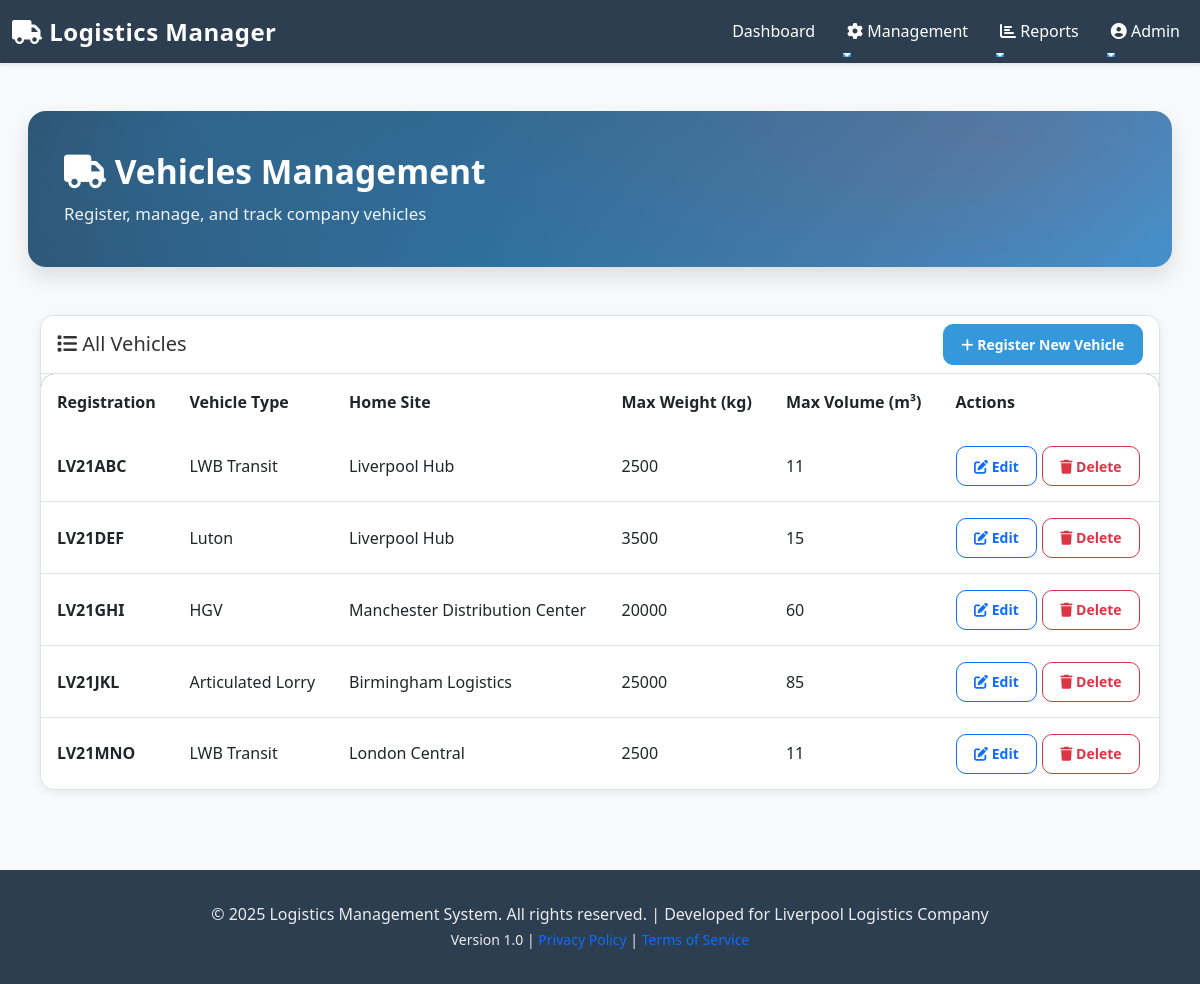
/admin/vehicles.php (signed in), run on the app's committed database.
### tables this page shows
CREATE TABLE IF NOT EXISTS vehicle (
    vehicle_id INT PRIMARY KEY AUTO_INCREMENT,
    registration_number VARCHAR(20) NOT NULL UNIQUE,
    vehicle_type_id INT NOT NULL,
    home_site_id INT NOT NULL,
    notes TEXT,
    created_at TIMESTAMP DEFAULT CURRENT_TIMESTAMP,
    FOREIGN KEY (vehicle_type_id) REFERENCES vehicle_type(vehicle_type_id),
    FOREIGN KEY (home_site_id) REFERENCES site(site_id)
);

CREATE TABLE IF NOT EXISTS vehicle_type (
    vehicle_type_id INT PRIMARY KEY AUTO_INCREMENT,
    type_name VARCHAR(50) NOT NULL UNIQUE,
    max_weight_kg INT NOT NULL, 
    max_volume_m3 INT NOT NULL, 
    description TEXT
);

CREATE TABLE IF NOT EXISTS site (
    site_id INT PRIMARY KEY AUTO_INCREMENT,
    site_name VARCHAR(100) NOT NULL UNIQUE,
    address_line_1 VARCHAR(255) NOT NULL,
    address_city VARCHAR(100) NOT NULL,
    address_postcode VARCHAR(20) NOT NULL,
    contact_phone VARCHAR(20),
    is_active TINYINT(1) DEFAULT 1,
    created_at TIMESTAMP DEFAULT CURRENT_TIMESTAMP
);

### admin/vehicles.php (the view, shortened to what this page needs)
<?php
include '../includes/header.php';
$action = isset($_GET['action']) ? $_GET['action'] : 'list';
$vehicles = $conn->query("
    SELECT v.vehicle_id, v.registration_number, vt.type_name, s.site_name, vt.max_weight_kg, vt.max_volume_m3
    FROM vehicle v
    JOIN vehicle_type vt ON v.vehicle_type_id = vt.vehicle_type_id
    JOIN site s ON v.home_site_id = s.site_id
    ORDER BY v.registration_number ASC
");
?>
<div class="container-fluid">
    <section class="page-header mb-5">
        <div class="container">
            <h1><i class="fas fa-truck"></i> Vehicles Management</h1>
            <p class="lead">Register, manage, and track company vehicles</p>
        </div>
    </section>
    <div class="container-fluid">
        <?php if ($action === 'list'): ?>
            <div class="card mb-5">
                <div class="card-header d-flex justify-content-between align-items-center">
                    <h5 class="mb-0"><i class="fas fa-list"></i> All Vehicles</h5>
                    <a href="vehicles.php?action=create" class="btn btn-primary btn-sm">
                        <i class="fas fa-plus"></i> Register New Vehicle
                    </a>
                </div>
                <div class="table-responsive">
                    <table class="table table-hover mb-0">
                        <thead>
                            <tr>
                                <th>Registration</th>
                                <th>Vehicle Type</th>
                                <th>Home Site</th>
                                <th>Max Weight (kg)</th>
                                <th>Max Volume (m³)</th>
                                <th>Actions</th>
                            </tr>
                        </thead>
                        <tbody>
                            <?php while ($vehicle = $vehicles->fetch_assoc()): ?>
                                <tr>
                                    <td><strong><?php echo htmlspecialchars($vehicle['registration_number']); ?></strong></td>
                                    <td><?php echo htmlspecialchars($vehicle['type_name']); ?></td>
                                    <td><?php echo htmlspecialchars($vehicle['site_name']); ?></td>
                                    <td><?php echo (int)$vehicle['max_weight_kg']; ?></td>
                                    <td><?php echo (int)$vehicle['max_volume_m3']; ?></td>
                                    <td>
                                        <a href="vehicles.php?action=edit&id=<?php echo $vehicle['vehicle_id']; ?>" class="btn btn-sm btn-outline-primary">
                                            <i class="fas fa-edit"></i> Edit
                                        </a>
                                        <form method="POST" style="display: inline;">
                                            <button type="submit" class="btn btn-sm btn-outline-danger" onclick="return confirm('Are you sure?');">
                                                <i class="fas fa-trash"></i> Delete
                                            </button>
                                        </form>
                                    </td>
                                </tr>
                            <?php endwhile; ?>
                        </tbody>
                    </table>
                </div>
            </div>
        <?php endif; ?>
    </div>
</div>
<?php include '../includes/footer.php'; ?>

### css/styles.css (style rules this page uses)
:root { --primary-color: #2c3e50; --secondary-color: #3498db; --success-color: #27ae60; --warning-color: #f39c12; --danger-color: #e74c3c; --info-color: #3498db; --text-color: #2b2f33; --muted-text: #6c757d; --light-bg: #f6f8fb; --card-bg: #ffffff; --border-color: #e6e9ef; --shadow-sm: 0 2px 8px rgba(16, 24, 40, 0.08); --shadow-md: 0 10px 20px rgba(16, 24, 40, 0.12); --radius-sm: 10px; --radius-md: 14px; --radius-lg: 18px; --transition: all 0.25s ease; }
* { margin: 0; padding: 0; box-sizing: border-box; }
html, body { height: 100%; font-family: 'Segoe UI', Tahoma, Geneva, Verdana, sans-serif; color: var(--text-color); background: var(--light-bg); }
body { display: flex; flex-direction: column; line-height: 1.55; }
.container-fluid { max-width: 1400px; margin: 0 auto; }
h1, h2, h3, h4, h5 { color: var(--text-color); }
p { color: #4a4f55; }
.page-header { background: radial-gradient(1200px 600px at 15% 10%, rgba(52,152,219,0.35), transparent 60%), radial-gradient(1000px 500px at 85% 20%, rgba(231,76,60,0.20), transparent 55%), linear-gradient(135deg, var(--primary-color), var(--secondary-color)); color: #fff; padding: 2.5rem 1.5rem; margin: 1rem auto 2rem auto; border-radius: var(--radius-lg); box-shadow: var(--shadow-md); overflow: hidden; }
.page-header h1 { font-size: 2.1rem; font-weight: 800; margin-bottom: 0.6rem; color: #fff; }
.page-header p { font-size: 1.05rem; opacity: 0.92; margin-bottom: 0; color: #fff; }
html { scroll-behavior: smooth; }
.card { border: 1px solid var(--border-color); border-radius: var(--radius-md); background: var(--card-bg); box-shadow: var(--shadow-sm); transition: var(--transition); overflow: hidden; }
.card .card-header { background-color: #ffffff !important; color: var(--text-color) !important; border-bottom: 1px solid var(--border-color) !important; }
.btn { border-radius: 10px; font-weight: 700; transition: var(--transition); padding: 0.55rem 1.1rem; }
.btn-primary { background-color: var(--secondary-color); border: 1px solid var(--secondary-color); color: #fff; }
.table { background: #fff; border-collapse: collapse; border-radius: var(--radius-md); overflow: hidden; box-shadow: var(--shadow-sm); }
.table thead { background: var(--primary-color); color: #fff; }
.table thead th { font-weight: 800; padding: 1rem; border: none; }
.table tbody td { padding: 0.95rem 1rem; border-bottom: 1px solid var(--border-color); vertical-align: middle; }
.table tbody tr:last-child td { border-bottom: none; }

### css/nav.css (style rules this page uses)
:root { --primary-color: #2c3e50; --secondary-color: #3498db; --accent-color: #e74c3c; --text-color: #333; --light-bg: #f8f9fa; --border-color: #dee2e6; }

### data on the page
vehicle: registration_number "LV21ABC", vehicle_type.type_name "LWB Transit", home_site.site_name "Liverpool Hub", vehicle_type.max_weight_kg "2500", vehicle_type.max_volume_m3 "11"
vehicle: registration_number "LV21DEF", vehicle_type.type_name "Luton", home_site.site_name "Liverpool Hub", vehicle_type.max_weight_kg "3500", vehicle_type.max_volume_m3 "15"
vehicle: registration_number "LV21GHI", vehicle_type.type_name "HGV", home_site.site_name "Manchester Distribution Center", vehicle_type.max_weight_kg "20000", vehicle_type.max_volume_m3 "60"
vehicle: registration_number "LV21JKL", vehicle_type.type_name "Articulated Lorry", home_site.site_name "Birmingham Logistics", vehicle_type.max_weight_kg "25000", vehicle_type.max_volume_m3 "85"
vehicle: registration_number "LV21MNO", vehicle_type.type_name "LWB Transit", home_site.site_name "London Central", vehicle_type.max_weight_kg "2500", vehicle_type.max_volume_m3 "11"

### other printed values
$user_name "Admin"
